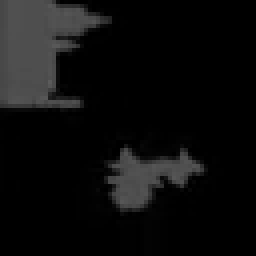
#> input picture frame 325 of app/boards/shields/nice_view/BadAppleProject/BadApple64x64.mp4, 64 x 64 px (shown 4 times larger)
$ python lz4_compression.py
#> lines starting #> are read from the running program, lines starting #| are printed output that depends on the picture; after the words box and inside, x2 and y2 are one past the last pixel; in counts of white or black regions, pixels touching at a corner belong together
import os
import lz4.frame
import cv2
import numpy as np

# Read the video from specified path
cam = cv2.VideoCapture("./BadApple64x64.mp4")
# frame
currentframe = 0
max = 5
frame_data = []
for i in range(max):
    # reading from frame
    ret,frame = cam.read()
    if ret:
        if (currentframe % 50 == 0):
            print("Processing frame: " + str(currentframe))
        # if video is still left continue creating images
        (thresh, bw_frame) = cv2.threshold(frame, 25, 255, cv2.THRESH_BINARY)
        frame = bw_frame[:,:,0].flatten() >> 7
        frame = np.packbits(frame, axis=0)
        currentframe += 1
        frame_data += frame.tolist()
    else:
        break
#> this loop made 5 passes
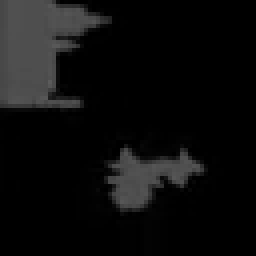
#> input picture frame 325 of app/boards/shields/nice_view/BadAppleProject/BadApple64x64.mp4, 64 x 64 px (shown 4 times larger)
#> pass 1, `(thresh, bw_frame) = cv2.threshold(frame, 25, 255, cv2.THRESH_BINARY)`:
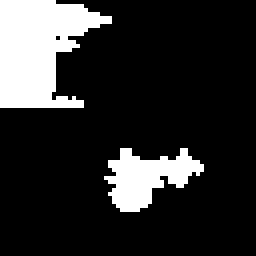
#> bw_frame: shape (64, 64, 3) (shown 4 times larger); 17.3% white; 2 white regions, box (x1, y1, x2, y2) and area: (0, 0, 28, 27) 491, (26, 37, 51, 53) 217
#> pass 2, `(thresh, bw_frame) = cv2.threshold(frame, 25, 255, cv2.THRESH_BINARY)`:
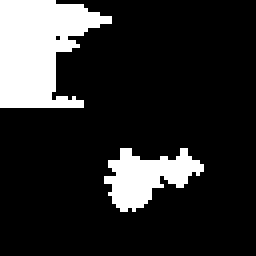
#> bw_frame: shape (64, 64, 3) (shown 4 times larger); 17.2% white; 2 white regions, box (x1, y1, x2, y2) and area: (0, 0, 28, 27) 491, (26, 37, 51, 53) 215
#> pass 3, `(thresh, bw_frame) = cv2.threshold(frame, 25, 255, cv2.THRESH_BINARY)`:
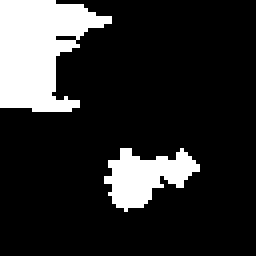
#> bw_frame: shape (64, 64, 3) (shown 4 times larger); 17.3% white; 2 white regions, box (x1, y1, x2, y2) and area: (0, 0, 28, 28) 497, (26, 37, 50, 53) 210
#> after the loop, currentframe = 5; frame_data = 2560 values, max 255 at index 0, min 0 at index 2, mean 47.11
input_data = bytes(frame_data)
#> (the run stopped early here; a loop or call above may not have finished)

$ run again, starting later in the video
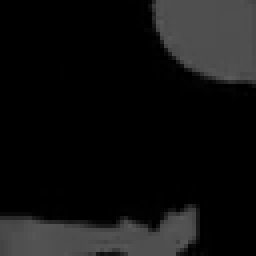
#> input picture frame 1466 of app/boards/shields/nice_view/BadAppleProject/BadApple64x64.mp4, 64 x 64 px (shown 4 times larger)
#> the loop `for i in range(max):` made 5 passes
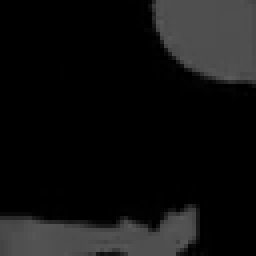
#> input picture frame 1466 of app/boards/shields/nice_view/BadAppleProject/BadApple64x64.mp4, 64 x 64 px (shown 4 times larger)
#> pass 1, `(thresh, bw_frame) = cv2.threshold(frame, 25, 255, cv2.THRESH_BINARY)`:
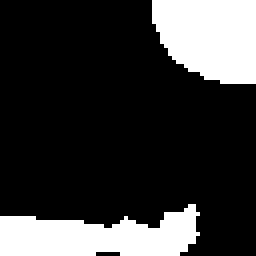
#> bw_frame: shape (64, 64, 3) (shown 4 times larger); 21.9% white; 2 white regions, box (x1, y1, x2, y2) and area: (38, 0, 64, 21) 457, (0, 51, 50, 64) 440
#> pass 3, `(thresh, bw_frame) = cv2.threshold(frame, 25, 255, cv2.THRESH_BINARY)`:
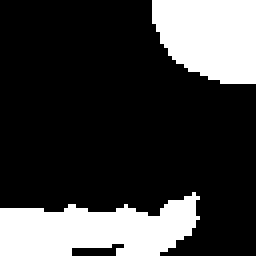
#> bw_frame: shape (64, 64, 3) (shown 4 times larger); 24.2% white; 2 white regions, box (x1, y1, x2, y2) and area: (0, 48, 50, 64) 535, (38, 0, 64, 21) 456
#> after the loop `for i in range(max):`: currentframe = 5; frame_data = 2560 values, max 255 at index 5, min 0 at index 0, mean 61.85
